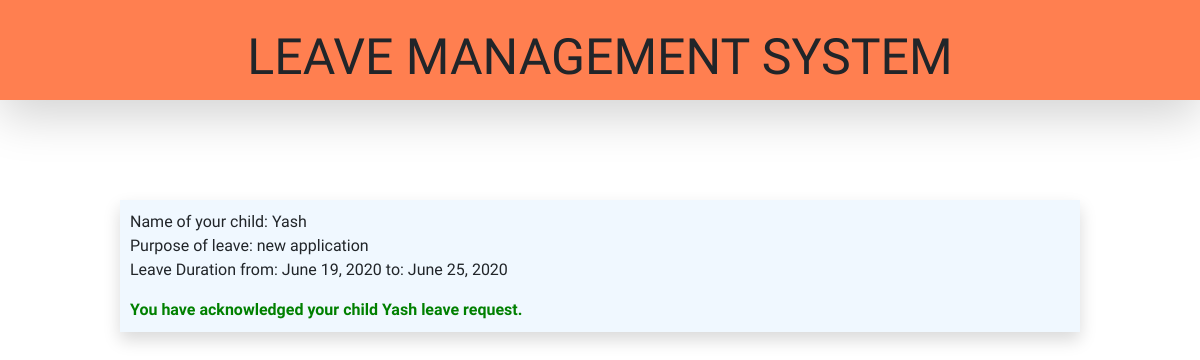
Page /parent-approval/3/ on the committed database.
### core/models.py (models this page shows, shortened)
class Applications(models.Model):
    mentor = models.ForeignKey(
        Mentor, on_delete=models.CASCADE)
    student = models.ForeignKey(
        Student, on_delete=models.CASCADE)
    purpose = models.TextField()
    date_from = models.DateField()
    till_date = models.DateField()
    approved = models.BooleanField(default=False)
    parent_approval = models.BooleanField(default=False)
    rejected = models.BooleanField(default=False)
    parent_rejection = models.BooleanField(default=False)
    left_hostel = models.BooleanField(default=False)
    returned_hostel = models.BooleanField(default=False)
    living_date = models.DateTimeField(auto_now_add=True, blank=True)
    returning_date = models.DateTimeField(auto_now_add=True, blank=True)
    is_delayed = models.BooleanField(default=False)
    reason = models.TextField()
    recommendation = models.TextField()
    message_to_parent = models.TextField()
    def student_name(self):
        return str(self.student.user.name)

class Student(models.Model):
    user = models.OneToOneField(UserProfile, on_delete=models.CASCADE)
    mentor = models.ForeignKey(Mentor, on_delete=models.CASCADE)

class UserProfile(AbstractBaseUser):
    email = models.EmailField(max_length=255, unique=True)
    name = models.CharField(max_length=255)
    is_active = models.BooleanField(default=True)
    is_staff = models.BooleanField(default=False)
    is_student = models.BooleanField(default=False)
    is_mentor = models.BooleanField(default=False)
    is_warden = models.BooleanField(default=False)
    objects = UserProfileManager()
    USERNAME_FIELD = 'email'
    REQUIRED_FIELDS = ['name', ]

### core/views.py (the view)
# urls.py: path('parent-approval/<int:pk>/', parent_view, name="parent-view"),
def parent_view(request, pk):
    application = Applications.objects.get(pk=pk)
    return render(request, 'main/parent_approval.html', {
        'application': application
    })

### templates/main/parent_approval.html
{% extends "base.html" %}
{% block parent_approval %}
    <div class="mail-response shadow" data-aos="fade-up">
        <div>Name of your child: {{ application.student_name }}</div>
        <div>Purpose of leave: {{ application.purpose }}</div>
        <div>
            <p>Leave Duration
                from: {{ application.date_from }}
                to: {{ application.till_date }}
            </p>
        </div>
        {% if application.parent_approval %}
            <div style="color:green;">
                <b>You have acknowledged your child {{ application.student_name }} leave request.<b>
            </div>
        {% elif application.parent_rejection  %}
            <div>
                <b style="color:red;">You have denied your child leave request. Do you want to change your decision</b><br>
                <a href="{% url 'parent-approves' application.pk %}" class="btn btn-success">Yes, Allow</a>
            </div>
        {% else %}
            <div>
                <a href="{% url 'parent-approves' application.pk %}" class="btn btn-success">Yes, Allow</a>
                <a href="{% url 'parent-rejects' application.pk %}" class="btn btn-danger">Don't allow</a>
            </div>
        {% endif %}
    </div>
{% endblock parent_approval %}

### static/css/style.css (style rules this page uses)
* { box-sizing: border-box; margin: 0; padding: 0; font-family: 'Ubuntu', sans-serif; }
.request-box, .mail-response { display: flex; flex-direction: column; margin-top: 10px; padding: 10px; background: aliceblue; }
.mail-response { width: 80%; margin: auto; margin-top: 100px; }

### rows in the picture
Applications: student_name "Yash", purpose "new application", date_from "June 19, 2020", till_date "June 25, 2020"
